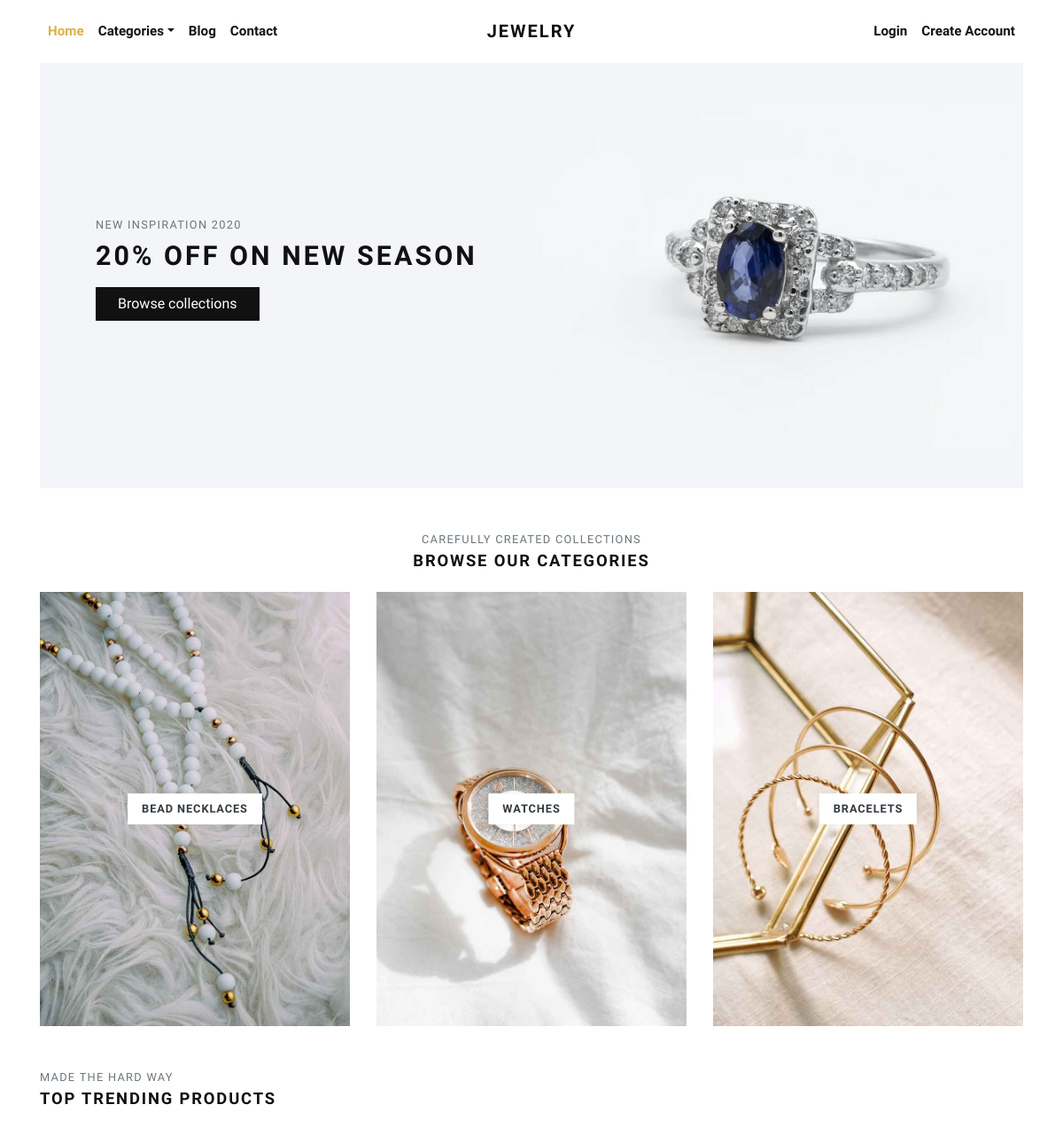
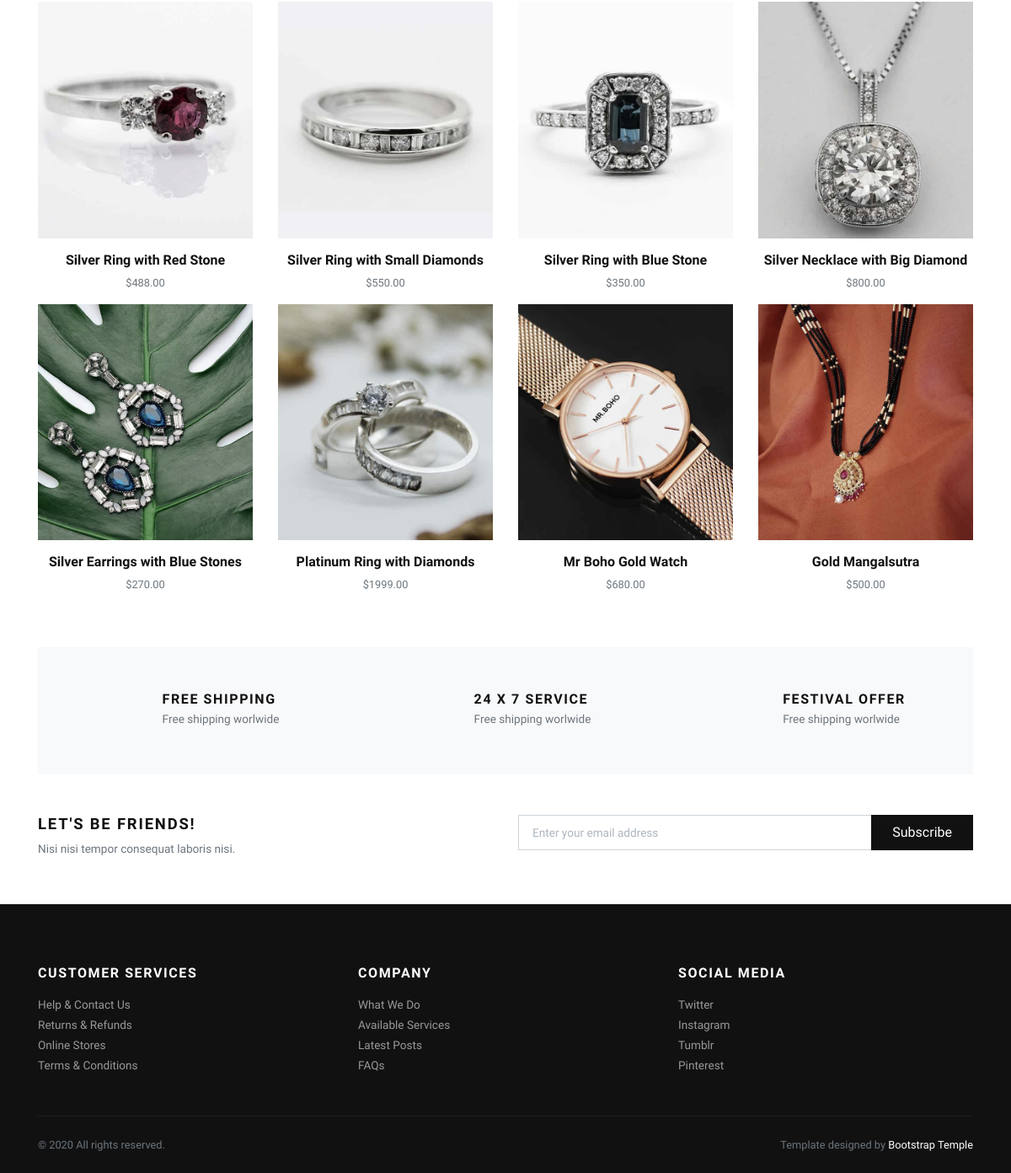
The page / on the database its author committed (2 pictures, top to bottom).
### store/models.py (models this page shows, shortened)
class Category(models.Model):
    title = models.CharField(max_length=50, verbose_name="Category Title")
    slug = models.SlugField(max_length=55, verbose_name="Category Slug")
    description = models.TextField(blank=True, verbose_name="Category Description")
    category_image = models.ImageField(upload_to='category', blank=True, null=True, verbose_name="Category Image")
    is_active = models.BooleanField(verbose_name="Is Active?")
    is_featured = models.BooleanField(verbose_name="Is Featured?")
    created_at = models.DateTimeField(auto_now_add=True, verbose_name="Created Date")
    updated_at = models.DateTimeField(auto_now=True, verbose_name="Updated Date")
    class Meta:
        verbose_name_plural = 'Categories'
        ordering = ('-created_at', )

class Product(models.Model):
    title = models.CharField(max_length=150, verbose_name="Product Title")
    slug = models.SlugField(max_length=160, verbose_name="Product Slug")
    sku = models.CharField(max_length=255, unique=True, verbose_name="Unique Product ID (SKU)")
    short_description = models.TextField(verbose_name="Short Description")
    detail_description = models.TextField(blank=True, null=True, verbose_name="Detail Description")
    product_image = models.ImageField(upload_to='product', blank=True, null=True, verbose_name="Product Image")
    price = models.DecimalField(max_digits=8, decimal_places=2)
    category = models.ForeignKey(Category, verbose_name="Product Categoy", on_delete=models.CASCADE)
    is_active = models.BooleanField(verbose_name="Is Active?")
    is_featured = models.BooleanField(verbose_name="Is Featured?")
    created_at = models.DateTimeField(auto_now_add=True, verbose_name="Created Date")
    updated_at = models.DateTimeField(auto_now=True, verbose_name="Updated Date")
    class Meta:
        verbose_name_plural = 'Products'
        ordering = ('-created_at', )

### store/views.py (the view)
# urls.py: path('', views.home, name="home"),
def home(request):
    categories = Category.objects.filter(is_active=True, is_featured=True)[:3]
    products = Product.objects.filter(is_active=True, is_featured=True)[:8]
    context = {
        'categories': categories,
        'products': products,
    }
    return render(request, 'store/index.html', context)

### store/context_preprocessors.py (called while the page is built)
def store_menu(request):
    categories = Category.objects.filter(is_active=True)
    context = {
        'categories_menu': categories,
    }
    return context

def cart_menu(request):
    if request.user.is_authenticated:
        cart_items= Cart.objects.filter(user=request.user)
        context = {
            'cart_items': cart_items,
        }
    else:
        context = {}
    return context

### templates/store/index.html (shortened to what this page needs)
{% extends 'base.html' %}
{% load static %}
      {% block content %}
      <div class="container">
        <section class="hero pb-3 bg-cover bg-center d-flex align-items-center" style="background: url({% static 'img/hero-jewlrey-banner.jpg' %})">
          <div class="container py-5">
            <div class="row px-4 px-lg-5">
              <div class="col-lg-6">
                <p class="text-muted small text-uppercase mb-2">New Inspiration 2020</p>
                <h1 class="h2 text-uppercase mb-3">20% off on new season</h1><a class="btn btn-dark" href="{% url 'store:all-categories' %}">Browse collections</a>
              </div>
            </div>
          </div>
        </section>
        <section class="pt-5">
          <header class="text-center">
            <p class="small text-muted small text-uppercase mb-1">Carefully created collections</p>
            <h2 class="h5 text-uppercase mb-4">Browse our categories</h2>
          </header>
          <div class="row">
          {% if categories %}
            {% for category in categories %}
              <div class="col-md-4 mb-4 mb-md-0">
                <a class="category-item" href="{% url 'store:category-products' category.slug %}">
                  <strong class="category-item-title">{{ category.title }}</strong>
                </a>
              </div>
            {% endfor %}
          {% endif %}
          </div>
        </section>
        <section class="py-5">
          <header>
            <p class="small text-muted small text-uppercase mb-1">Made the hard way</p>
            <h2 class="h5 text-uppercase mb-4">Top trending products</h2>
          </header>
          <div class="row">
            {% if products %}
              {% for product in products %}
                <div class="col-xl-3 col-lg-4 col-sm-6">
                  <div class="product text-center">
                    <div class="position-relative mb-3">
                      <a class="d-block" href="{% url 'store:product-detail' product.slug %}">
                        {% if product.product_image %}
                          <img class="img-fluid w-100" src="{{ product.product_image.url }}" alt="{{product.title}}">
                        {% else %}
                          <img class="img-fluid w-100" src="{% static 'img/product-1.jpg' %}" alt="{{product.title}}">
                        {% endif %}
                      </a>
                    </div>
                    <h6> <a class="reset-anchor" href="detail.html">{{ product.title }}</a></h6>
                    <p class="small text-muted">${{product.price}}</p>
                  </div>
                </div>
              {% endfor %}
            {% endif %}
          </div>
        </section>
        <section class="py-5 bg-light">
          <div class="container">
            <div class="row text-center">
              <div class="col-lg-4 mb-3 mb-lg-0">
                <div class="d-inline-block">
                  <div class="media align-items-end">
                    <svg class="svg-icon svg-icon-big svg-icon-light">
                      <use xlink:href="#delivery-time-1"> </use>
                    </svg>
                    <div class="media-body text-left ml-3">
                      <h6 class="text-uppercase mb-1">Free shipping</h6>
                      <p class="text-small mb-0 text-muted">Free shipping worlwide</p>
                    </div>
                  </div>
                </div>
              </div>
              <div class="col-lg-4 mb-3 mb-lg-0">
                <div class="d-inline-block">
                  <div class="media align-items-end">
                    <svg class="svg-icon svg-icon-big svg-icon-light">
                      <use xlink:href="#helpline-24h-1"> </use>
                    </svg>
                    <div class="media-body text-left ml-3">
                      <h6 class="text-uppercase mb-1">24 x 7 service</h6>
                      <p class="text-small mb-0 text-muted">Free shipping worlwide</p>
                    </div>
                  </div>
                </div>
              </div>
              <div class="col-lg-4">
                <div class="d-inline-block">
                  <div class="media align-items-end">
                    <svg class="svg-icon svg-icon-big svg-icon-light">
                      <use xlink:href="#label-tag-1"> </use>
                    </svg>
                    <div class="media-body text-left ml-3">
                      <h6 class="text-uppercase mb-1">Festival offer</h6>
                      <p class="text-small mb-0 text-muted">Free shipping worlwide</p>
                    </div>
                  </div>
                </div>
              </div>
            </div>
          </div>
        </section>
        <section class="py-5">
          <div class="container p-0">
            <div class="row">
              <div class="col-lg-6 mb-3 mb-lg-0">
                <h5 class="text-uppercase">Let's be friends!</h5>
                <p class="text-small text-muted mb-0">Nisi nisi tempor consequat laboris nisi.</p>
              </div>
              <div class="col-lg-6">
                <form action="#">
                  <div class="input-group flex-column flex-sm-row mb-3">
                    <input class="form-control form-control-lg py-3" type="email" placeholder="Enter your email address" aria-describedby="button-addon2">
                    <div class="input-group-append">
                      <button class="btn btn-dark btn-block" id="button-addon2" type="submit">Subscribe</button>
                    </div>
                  </div>
                </form>
              </div>
            </div>
          </div>
        </section>
      </div>
      {% endblock content %}

### jewelryshop/static/css/style.default.css (style rules this page uses)
.text-small { font-size: 0.85rem !important; }
strong { font-weight: 700; }
.hero { min-height: 30rem; }
.category-item { display: block; position: relative; color: #343a40; transition: all 0.3s; }
.category-item-title { display: inline-block; padding: 0.5rem 1rem; background: #fff; text-transform: uppercase; letter-spacing: 0.07em; position: absolute; top: 50%; left: 50%; -webkit-transform: translate(-50%, -50%); transform: translate(-50%, -50%); box-shadow: 0 0 5px rgba(0, 0, 0, 0.07); font-size: 0.8rem; }
.product img { -webkit-filter: grayscale(40%); filter: grayscale(40%); transition: all 0.3s; }
.text-uppercase { text-transform: uppercase; letter-spacing: 0.1em; }
.bg-cover { background-size: cover !important; }
.bg-center { background-position: center center !important; }
.reset-anchor { color: inherit; transition: all 0.3s; }
.svg-icon { width: 32px; height: 32px; vertical-align: text-bottom; stroke: currentColor; stroke-width: 3; --layer1: currentColor; --layer2: currentColor; --layer3: currentColor; }
.svg-icon.svg-icon-light { stroke-width: 2; }
.svg-icon-big { width: 48px; height: 48px; }
.btn { font-weight: 400; border: 1px solid transparent; font-family: inherit; padding: 0.375rem 1.5rem; font-size: 1rem; line-height: 1.5; border-radius: 0; transition: color 0.15s ease-in-out, background-color 0.15s ease-in-out, border-color 0.15s ease-in-out, box-shadow 0.15s ease-in-out; }
.btn-dark { color: #fff; background-color: #111111; border-color: #111111; }
body { font-family: "Libre Franklin", sans-serif; font-size: 1rem; font-weight: 400; line-height: 1.5; color: #111111; background-color: #fff; }
a { color: #dcb14a; text-decoration: none; }
h1, h2, h3, h4, h5, h6, .h1, .h2, .h3, .h4, .h5, .h6 { margin-bottom: 0.5rem; font-family: inherit; font-weight: 900; line-height: 1.2; color: inherit; }
h1, .h1 { font-size: 2.2rem; }
h2, .h2 { font-size: 1.9rem; }
h5, .h5 { font-size: 1.15rem; }
h6, .h6 { font-size: 1rem; }
small, .small { font-size: 80%; font-weight: 400; }
.bg-light { background-color: #f8f9fa !important; }
.form-control { padding: 0.375rem 0.75rem; font-size: 1rem; line-height: 1.5; color: #495057; background-color: #fff; border: 1px solid #ced4da; border-radius: 0; transition: border-color 0.15s ease-in-out, box-shadow 0.15s ease-in-out; }
.form-control::placeholder { color: #adb5bd; font-size: 0.85rem; font-weight: 400; }
.form-control-lg { padding: 0.5rem 1rem; font-size: 1rem; line-height: 1.5; border-radius: 0; }

### rows shown on the page
Category: title "BEAD NECKLACES"
Category: title "WATCHES"
Category: title "BRACELETS"
Product: product_image (picture), title "Silver Ring with Red Stone", price "488.00"
Product: product_image (picture), title "Silver Ring with Small Diamonds", price "550.00"
Product: product_image (picture), title "Silver Ring with Blue Stone", price "350.00"
Product: product_image (picture), title "Silver Necklace with Big Diamond", price "800.00"
Product: product_image (picture), title "Silver Earrings with Blue Stones", price "270.00"
Product: product_image (picture), title "Platinum Ring with Diamonds", price "1999.00"
Product: product_image (picture), title "Mr Boho Gold Watch", price "680.00"
Product: product_image (picture), title "Gold Mangalsutra", price "500.00"
